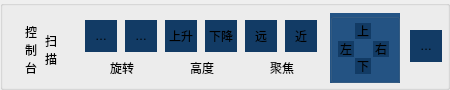
       <widget class="QGroupBox" name="groupBox_20">
        <property name="geometry">
         <rect>
          <x>920</x>
          <y>0</y>
          <width>450</width>
          <height>90</height>
         </rect>
        </property>
        <property name="minimumSize">
         <size>
          <width>0</width>
          <height>90</height>
         </size>
        </property>
        <property name="maximumSize">
         <size>
          <width>16777215</width>
          <height>90</height>
         </size>
        </property>
        <property name="styleSheet">
         <string notr="true">QGroupBox{

	background-image: url(:/IRScan/Bg3);

}</string>
        </property>
        <property name="title">
         <string/>
        </property>
        <widget class="QToolButton" name="toolButton_51">
         <property name="geometry">
          <rect>
           <x>85</x>
           <y>20</y>
           <width>32</width>
           <height>32</height>
          </rect>
         </property>
         <property name="minimumSize">
          <size>
           <width>32</width>
           <height>32</height>
          </size>
         </property>
         <property name="maximumSize">
          <size>
           <width>32</width>
           <height>32</height>
          </size>
         </property>
         <property name="styleSheet">
          <string notr="true">background-color: rgb(18, 59, 101);
border:0px solid;</string>
         </property>
         <property name="text">
          <string>顺时针</string>
         </property>
         <property name="icon">
          <iconset resource="IRScan.qrc">
           <normaloff>:/IRScan/Scan-Clock</normaloff>:/IRScan/Scan-Clock</iconset>
         </property>
         <property name="iconSize">
          <size>
           <width>32</width>
           <height>32</height>
          </size>
         </property>
         <property name="toolButtonStyle">
          <enum>Qt::ToolButtonIconOnly</enum>
         </property>
        </widget>
        <widget class="QToolButton" name="toolButton_52">
         <property name="geometry">
          <rect>
           <x>125</x>
           <y>20</y>
           <width>32</width>
           <height>32</height>
          </rect>
         </property>
         <property name="minimumSize">
          <size>
           <width>32</width>
           <height>32</height>
          </size>
         </property>
         <property name="maximumSize">
          <size>
           <width>32</width>
           <height>32</height>
          </size>
         </property>
         <property name="styleSheet">
          <string notr="true">background-color: rgb(18, 59, 101);
border:0px solid;</string>
         </property>
         <property name="text">
          <string>逆时针</string>
         </property>
         <property name="icon">
          <iconset resource="IRScan.qrc">
           <normaloff>:/IRScan/Scan-AntiClock</normaloff>:/IRScan/Scan-AntiClock</iconset>
         </property>
         <property name="iconSize">
          <size>
           <width>32</width>
           <height>32</height>
          </size>
         </property>
         <property name="toolButtonStyle">
          <enum>Qt::ToolButtonIconOnly</enum>
         </property>
        </widget>
        <widget class="QToolButton" name="toolButton_53">
         <property name="geometry">
          <rect>
           <x>165</x>
           <y>20</y>
           <width>32</width>
           <height>32</height>
          </rect>
         </property>
         <property name="minimumSize">
          <size>
           <width>32</width>
           <height>32</height>
          </size>
         </property>
         <property name="maximumSize">
          <size>
           <width>32</width>
           <height>32</height>
          </size>
         </property>
         <property name="styleSheet">
          <string notr="true">background-color: rgb(18, 59, 101);
border:0px solid;</string>
         </property>
         <property name="text">
          <string>上升</string>
         </property>
         <property name="icon">
          <iconset resource="IRScan.qrc">
           <normaloff>:/IRScan/Scan-Up</normaloff>:/IRScan/Scan-Up</iconset>
         </property>
         <property name="iconSize">
          <size>
           <width>32</width>
           <height>32</height>
          </size>
         </property>
         <property name="toolButtonStyle">
          <enum>Qt::ToolButtonIconOnly</enum>
         </property>
        </widget>
        <widget class="QToolButton" name="toolButton_54">
         <property name="geometry">
          <rect>
           <x>205</x>
           <y>20</y>
           <width>32</width>
           <height>32</height>
          </rect>
         </property>
         <property name="minimumSize">
          <size>
           <width>32</width>
           <height>32</height>
          </size>
         </property>
         <property name="maximumSize">
          <size>
           <width>32</width>
           <height>32</height>
          </size>
         </property>
         <property name="styleSheet">
          <string notr="true">background-color: rgb(18, 59, 101);
border:0px solid;</string>
         </property>
         <property name="text">
          <string>下降</string>
         </property>
         <property name="icon">
          <iconset resource="IRScan.qrc">
           <normaloff>:/IRScan/Scan-Down</normaloff>:/IRScan/Scan-Down</iconset>
         </property>
         <property name="iconSize">
          <size>
           <width>32</width>
           <height>32</height>
          </size>
         </property>
         <property name="toolButtonStyle">
          <enum>Qt::ToolButtonIconOnly</enum>
         </property>
        </widget>
        <widget class="QToolButton" name="toolButton_55">
         <property name="geometry">
          <rect>
           <x>245</x>
           <y>20</y>
           <width>32</width>
           <height>32</height>
          </rect>
         </property>
         <property name="minimumSize">
          <size>
           <width>32</width>
           <height>32</height>
          </size>
         </property>
         <property name="maximumSize">
          <size>
           <width>32</width>
           <height>32</height>
          </size>
         </property>
         <property name="styleSheet">
          <string notr="true">background-color: rgb(18, 59, 101);
border:0px solid;</string>
         </property>
         <property name="text">
          <string>远</string>
         </property>
         <property name="icon">
          <iconset resource="IRScan.qrc">
           <normaloff>:/IRScan/Scan-Focus</normaloff>:/IRScan/Scan-Focus</iconset>
         </property>
         <property name="iconSize">
          <size>
           <width>32</width>
           <height>32</height>
          </size>
         </property>
         <property name="toolButtonStyle">
          <enum>Qt::ToolButtonIconOnly</enum>
         </property>
        </widget>
        <widget class="QToolButton" name="toolButton_56">
         <property name="geometry">
          <rect>
           <x>285</x>
           <y>20</y>
           <width>32</width>
           <height>32</height>
          </rect>
         </property>
         <property name="minimumSize">
          <size>
           <width>32</width>
           <height>32</height>
          </size>
         </property>
         <property name="maximumSize">
          <size>
           <width>32</width>
           <height>32</height>
          </size>
         </property>
         <property name="styleSheet">
          <string notr="true">background-color: rgb(18, 59, 101);
border:0px solid;</string>
         </property>
         <property name="text">
          <string>近</string>
         </property>
         <property name="icon">
          <iconset resource="IRScan.qrc">
           <normaloff>:/IRScan/Scan-Focus2</normaloff>:/IRScan/Scan-Focus2</iconset>
         </property>
         <property name="iconSize">
          <size>
           <width>32</width>
           <height>32</height>
          </size>
         </property>
         <property name="toolButtonStyle">
          <enum>Qt::ToolButtonIconOnly</enum>
         </property>
        </widget>
        <widget class="QLabel" name="label_20">
         <property name="geometry">
          <rect>
           <x>110</x>
           <y>60</y>
           <width>31</width>
           <height>16</height>
          </rect>
         </property>
         <property name="text">
          <string>旋转</string>
         </property>
        </widget>
        <widget class="QLabel" name="label_21">
         <property name="geometry">
          <rect>
           <x>190</x>
           <y>60</y>
           <width>31</width>
           <height>16</height>
          </rect>
         </property>
         <property name="text">
          <string>高度</string>
         </property>
        </widget>
        <widget class="QLabel" name="label_22">
         <property name="geometry">
          <rect>
           <x>270</x>
           <y>60</y>
           <width>31</width>
           <height>16</height>
          </rect>
         </property>
         <property name="text">
          <string>聚焦</string>
         </property>
        </widget>
        <widget class="QGroupBox" name="groupBox_19">
         <property name="geometry">
          <rect>
           <x>330</x>
           <y>13</y>
           <width>70</width>
           <height>70</height>
          </rect>
         </property>
         <property name="minimumSize">
          <size>
           <width>70</width>
           <height>70</height>
          </size>
         </property>
         <property name="maximumSize">
          <size>
           <width>70</width>
           <height>70</height>
          </size>
         </property>
         <property name="styleSheet">
          <string notr="true">background-color: rgb(36,84,133);
background-image: url();
</string>
         </property>
         <property name="title">
          <string/>
         </property>
         <widget class="QToolButton" name="toolButton_57">
          <property name="geometry">
           <rect>
            <x>25</x>
            <y>10</y>
            <width>16</width>
            <height>16</height>
           </rect>
          </property>
          <property name="minimumSize">
           <size>
            <width>16</width>
            <height>16</height>
           </size>
          </property>
          <property name="maximumSize">
           <size>
            <width>16</width>
            <height>16</height>
           </size>
          </property>
          <property name="styleSheet">
           <string notr="true">background-color: rgb(18, 59, 101);
border:0px solid;</string>
          </property>
          <property name="text">
           <string>上</string>
          </property>
          <property name="icon">
           <iconset resource="IRScan.qrc">
            <normaloff>:/IRScan/Scan-Ups</normaloff>:/IRScan/Scan-Ups</iconset>
          </property>
          <property name="iconSize">
           <size>
            <width>32</width>
            <height>32</height>
           </size>
          </property>
          <property name="toolButtonStyle">
           <enum>Qt::ToolButtonIconOnly</enum>
          </property>
         </widget>
         <widget class="QToolButton" name="toolButton_58">
          <property name="geometry">
           <rect>
            <x>25</x>
            <y>45</y>
            <width>16</width>
            <height>16</height>
           </rect>
          </property>
          <property name="minimumSize">
           <size>
            <width>16</width>
            <height>16</height>
           </size>
          </property>
          <property name="maximumSize">
           <size>
            <width>16</width>
            <height>16</height>
           </size>
          </property>
          <property name="styleSheet">
           <string notr="true">background-color: rgb(18, 59, 101);
border:0px solid;</string>
          </property>
          <property name="text">
           <string>下</string>
          </property>
          <property name="icon">
           <iconset resource="IRScan.qrc">
            <normaloff>:/IRScan/Scan-Downs</normaloff>:/IRScan/Scan-Downs</iconset>
          </property>
          <property name="iconSize">
           <size>
            <width>32</width>
            <height>32</height>
           </size>
          </property>
          <property name="toolButtonStyle">
           <enum>Qt::ToolButtonIconOnly</enum>
          </property>
         </widget>
         <widget class="QToolButton" name="toolButton_59">
          <property name="geometry">
           <rect>
            <x>8</x>
            <y>28</y>
            <width>16</width>
            <height>16</height>
           </rect>
          </property>
          <property name="minimumSize">
           <size>
            <width>16</width>
            <height>16</height>
           </size>
          </property>
          <property name="maximumSize">
           <size>
            <width>16</width>
            <height>16</height>
           </size>
          </property>
          <property name="styleSheet">
           <string notr="true">background-color: rgb(18, 59, 101);
border:0px solid;</string>
          </property>
          <property name="text">
           <string>左</string>
          </property>
          <property name="icon">
           <iconset resource="IRScan.qrc">
            <normaloff>:/IRScan/Scan-Lefts</normaloff>:/IRScan/Scan-Lefts</iconset>
          </property>
          <property name="iconSize">
           <size>
            <width>32</width>
            <height>32</height>
           </size>
          </property>
          <property name="toolButtonStyle">
           <enum>Qt::ToolButtonIconOnly</enum>
          </property>
         </widget>
         <widget class="QToolButton" name="toolButton_60">
          <property name="geometry">
           <rect>
            <x>43</x>
            <y>28</y>
            <width>16</width>
            <height>16</height>
           </rect>
          </property>
          <property name="minimumSize">
           <size>
            <width>16</width>
            <height>16</height>
           </size>
          </property>
          <property name="maximumSize">
           <size>
            <width>16</width>
            <height>16</height>
           </size>
          </property>
          <property name="styleSheet">
           <string notr="true">background-color: rgb(18, 59, 101);
border:0px solid;</string>
          </property>
          <property name="text">
           <string>右</string>
          </property>
          <property name="icon">
           <iconset resource="IRScan.qrc">
            <normaloff>:/IRScan/Scan-Rights</normaloff>:/IRScan/Scan-Rights</iconset>
          </property>
          <property name="iconSize">
           <size>
            <width>32</width>
            <height>32</height>
           </size>
          </property>
          <property name="toolButtonStyle">
           <enum>Qt::ToolButtonIconOnly</enum>
          </property>
         </widget>
        </widget>
        <widget class="QToolButton" name="toolButton_61">
         <property name="geometry">
          <rect>
           <x>410</x>
           <y>30</y>
           <width>32</width>
           <height>32</height>
          </rect>
         </property>
         <property name="minimumSize">
          <size>
           <width>32</width>
           <height>32</height>
          </size>
         </property>
         <property name="maximumSize">
          <size>
           <width>32</width>
           <height>32</height>
          </size>
         </property>
         <property name="styleSheet">
          <string notr="true">background-color: rgb(18, 59, 101);
border:0px solid;</string>
         </property>
         <property name="text">
          <string>顺时针</string>
         </property>
         <property name="icon">
          <iconset resource="IRScan.qrc">
           <normaloff>:/IRScan/Scan-On</normaloff>:/IRScan/Scan-On</iconset>
         </property>
         <property name="iconSize">
          <size>
           <width>32</width>
           <height>32</height>
          </size>
         </property>
         <property name="toolButtonStyle">
          <enum>Qt::ToolButtonIconOnly</enum>
         </property>
        </widget>
        <widget class="QLabel" name="label_33">
         <property name="geometry">
          <rect>
           <x>25</x>
           <y>20</y>
           <width>16</width>
           <height>60</height>
          </rect>
         </property>
         <property name="styleSheet">
          <string notr="true"/>
         </property>
         <property name="text">
          <string>控
制
台</string>
         </property>
        </widget>
        <widget class="QLabel" name="label_34">
         <property name="geometry">
          <rect>
           <x>45</x>
           <y>20</y>
           <width>16</width>
           <height>60</height>
          </rect>
         </property>
         <property name="styleSheet">
          <string notr="true"/>
         </property>
         <property name="text">
          <string>扫
描</string>
         </property>
        </widget>
       </widget>
